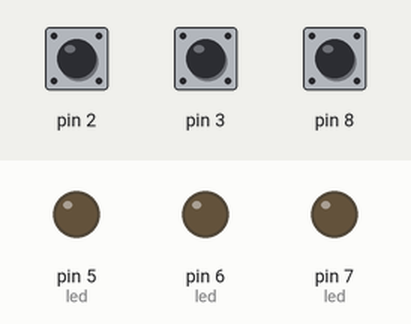
Bench run of a sketch on a simulated Arduino Uno, built with avr-gcc and run on an emulated ATmega328P. Shown: output pins drawn as LEDs (lit = HIGH). The test bench sets the inputs (shaded band); at power-on: pin 2 HIGH, pin 3 HIGH, pin 8 HIGH.

Above: at 1.2 s.
1.3 s: pin 2 pulled LOW for 0.15 s
At 1.7 s:
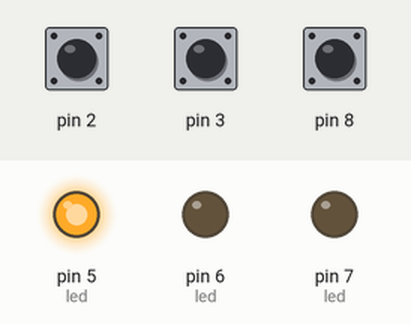
2.9 s: pin 3 pulled LOW for 0.15 s
At 3.4 s:
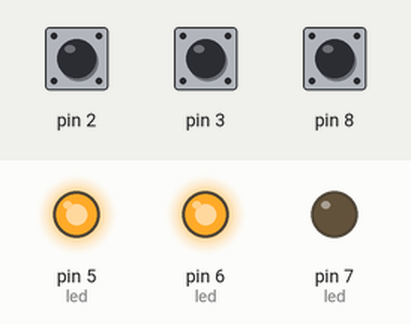
4.5 s: pin 8 pulled LOW for 0.15 s
At 4.57 s:
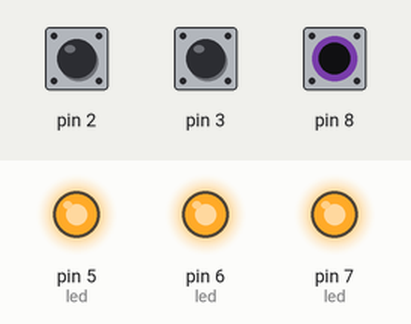
6.1 s: pin 2 pulled LOW for 1 s
At 7.8 s:
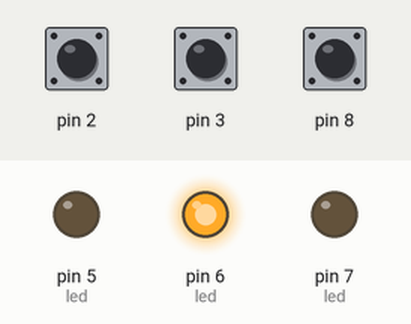
8.6 s: pin 8 pulled LOW for 1 s
At 8.9 s:
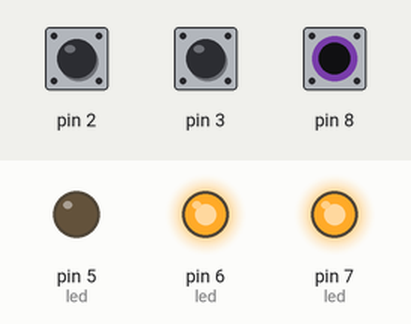
11.1 s: pin 8 pulled LOW for 3.2 s
At 15.7 s:
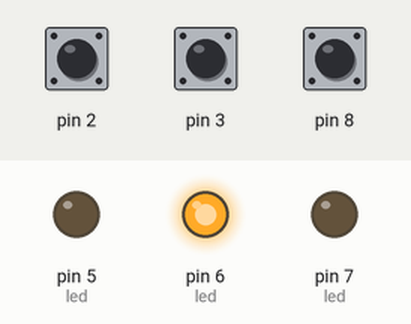
Timing chart, 0 to 16.8 s (numbered marks = the images above; inputs shaded):
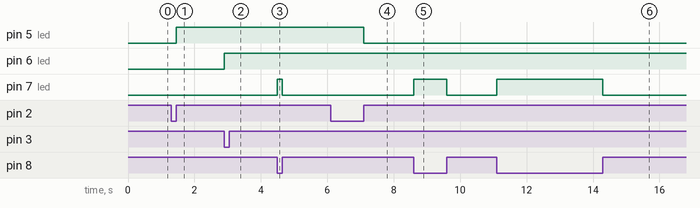

Measured:
- after the input at 1.3 s, pin 5 (led): LOW → HIGH after 0.15 s
- after the input at 2.9 s, pin 6 (led): LOW → HIGH at once
- after the input at 4.5 s, pin 7 (led): LOW → HIGH at once, → LOW 0.15 s later
- after the input at 6.1 s, pin 5 (led): HIGH → LOW after 1.0 s
- after the input at 8.6 s, pin 7 (led): LOW → HIGH at once, → LOW 1.0 s later
- after the input at 11.1 s, pin 7 (led): LOW → HIGH at once, → LOW 3.2 s later

The sketch:

EX3.ino
```cpp
/*1. 設置一個指撥開關於Arduino D2，設置一個LED於D7，當指撥由0撥至1時，改變LED狀態1	次。
  2. 設置一個指撥開關於Arduino D3，設置一個LED於D6，當指撥由1撥至0時，改變LED狀態1	次。
  3. 設置一個指撥開關於Arduino D8，設置一個LED於D5，當指撥狀態改變時(由1撥至0 或 由0撥至1)，改變LED狀態1次。
*/
#include <avr/io.h>
#include <avr/interrupt.h>
void setup(){


    DDRD &= ~(1 << DDD2);     // Clear the PD2 pin
    PORTD |= (1 << PORTD2);    // turn On the Pull-up
    // PD2 is now an input with pull-up enabled
  /****************************************************/
    DDRD &= ~(1 << DDD3);     // Clear the PD3 pin
    PORTD |= (1 << PORTD3);    // turn On the Pull-up
    // PD3 is now an input with pull-up enabled
  /****************************************************/
    DDRB &= ~(1 << DDB0);     // Clear the PB0(pin8) pin
    PORTB |= (1 << PORTB0);    // turn On the Pull-up
    // PB0 is now an input with pull-up enabled
  /****************************************************/

   /*tips1:   D2-->INT0   EIMSK之INT0設為1*/
   /*功能:  (正緣觸發) EICRA之  ISC00  設為1
                     EICRA之  ISC01  設為1*/
    EIMSK |= (1 << INT0);     // Turns on INT0
    EICRA |= (1 << ISC00);    // set INT0 to trigger on ANY logic change
    EICRA |= (1 << ISC01);    // set INT0 to trigger on ANY logic change
   /*tips2:   D3-->INT1   EIMSK之INT1設為1*/
   /*功能:  (負緣觸發) EICRA之  ISC10  設為0
                     EICRA之  ISC11  設為1*/
    EIMSK |= (1 << INT1);     // Turns on INT1
    EICRA &= ~(1 << ISC10);
    EICRA |= (1 << ISC11);    // set INT1 to trigger on ANY logic change
  /*tips3:   D8-->PCINT0   PCMSK0之PCINT0設為1，且PCICR之PCIE0設為1*/
    PCMSK0 |= (1 << PCINT0);   // set PCINT0 to trigger an interrupt on state change
    PCICR  |= (1 << PCIE0);     // set PCIE0 to enable PCMSK0 scan


    sei();                    // turn on interrupts


  DDRD |= (1<<DDB5) ;//pin 13 is in output mode
  DDRD |= (1<<DDB6) ;//pin 12 is in output mode
  DDRD |= (1<<DDB7) ;//pin 11 is in output mode


}

void loop()
{
}

ISR (INT0_vect)
{
     PORTD ^=(1<< PORTD5);//make pin 13 high and power on the led
}
ISR (INT1_vect)
{
     PORTD ^=(1<< PORTD6);//make pin 13 high and power on the led
}
ISR (PCINT0_vect)
{
    PORTD ^=(1<< PORTD7);//make pin 13 high and power on the led
}
```
